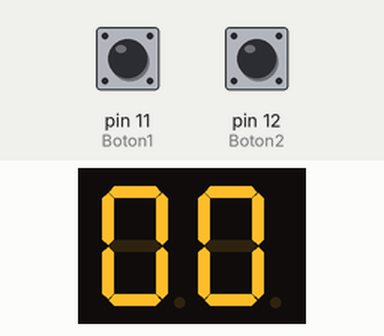
A sketch run on a simulated Arduino Uno, built with avr-gcc and run on an emulated ATmega328P. Parts: 2-digit seven-segment display. Wiring (inferred from the names in the program): 2-digit 7-segment display, segments lit when HIGH: segments pin 8, pin 7, pin 6, pin 5, pin 4, pin 3, pin 2; digit selects pin 9, pin 10. Inputs (shaded band) come from the test bench; at power-on: pin 11 (Boton1) LOW, pin 12 (Boton2) LOW. The segment pins are drawn as the display they are named for.

Above: at 1.2 s.
1.3 s: pin 11 (Boton1) pulled HIGH for 3.2 s
At 5.7 s:
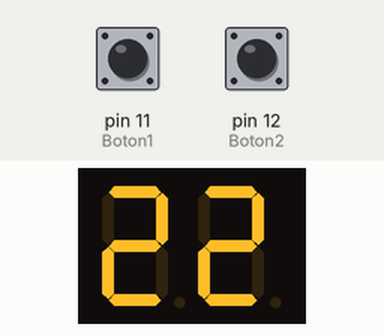
6.0 s: pin 12 (Boton2) pulled HIGH for 1 s
At 7.6 s:
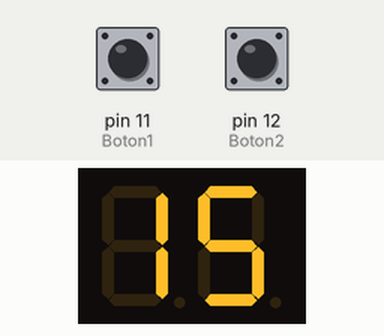
8.5 s: pin 12 (Boton2) pulled HIGH for 3.2 s
At 12.2 s:
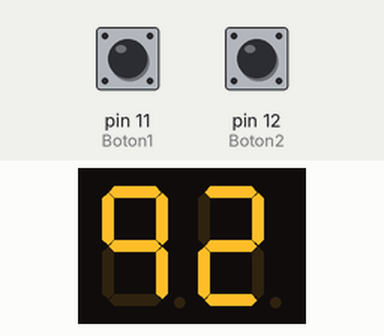
13.2 s: pin 11 (Boton1) pulled HIGH for 0.15 s
At 14.8 s:
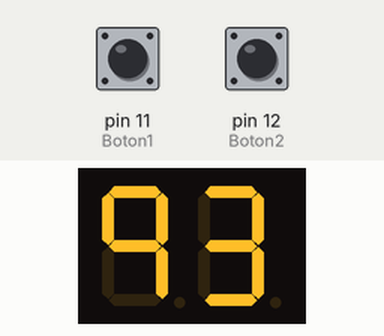
Timing chart, 0 to 15.8 s (numbered marks = the images above; inputs shaded):
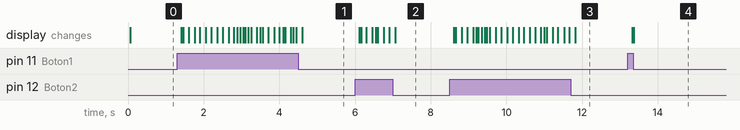

Measured:
- after the input at 1.3 s, the display: first changes after 0.10 s (image 1 shows a later state)
- after the input at 6.0 s, the display: first changes after 0.11 s (image 2 shows a later state)
- after the input at 8.5 s, the display: first changes after 0.11 s (image 3 shows a later state)
- after the input at 13.2 s, the display: first changes after 0.12 s (image 4 shows a later state)

The sketch:

TPLAB1_EJERCICIO_1.ino
```cpp
#define G 2
#define F 3
#define E 4
#define D 5
#define C 6
#define B 7
#define A 8
#define DIGITO1 9
#define DIGITO2 10
#define Boton1 11
#define Boton2 12

int contador = 0;
int maximo = 100;

void setup(){
 pinMode(G, OUTPUT);
 pinMode(F, OUTPUT);
 pinMode(E, OUTPUT);
 pinMode(D, OUTPUT);
 pinMode(C, OUTPUT);
 pinMode(B, OUTPUT);
 pinMode(A, OUTPUT);
 pinMode(DIGITO1, OUTPUT);
 pinMode(DIGITO2, OUTPUT);
 pinMode(Boton1 , INPUT);
 pinMode(Boton2 , INPUT);
}
void loop(){
  while(contador < maximo){
    if (digitalRead(Boton1) == HIGH){
 	contador ++;
      delay(100);
    }
    else if(digitalRead(Boton2) == HIGH){
      if (contador == 0){
      contador = 99;
      }
       if (contador != 0){
          contador --;
         delay(100);
       }
    }
    mostrar(contador);
}
  contador = 0;
}
void mostrar(int contador){
  int numero1;
  int numero2;

  numero2= contador/10;
  numero1= contador%10;

  digitalWrite(DIGITO1,HIGH);
  digitalWrite(DIGITO2,LOW);
  switch(numero1){
    case 0: cero(); break;
  	case 1: uno(); break;
  	case 2: dos(); break;
  	case 3: tres();break;
  	case 4: cuatro();break;
  	case 5: cinco(); break;
  	case 6: seis();break;
  	case 7: siete();break;
    case 8: ocho();break;
  	case 9: nueve();break;
  }
  delay(25);

  digitalWrite(DIGITO1,LOW);
  digitalWrite(DIGITO2,HIGH);
  switch(numero2){
    case 0: cero(); break;
  	case 1: uno(); break;
  	case 2: dos(); break;
  	case 3: tres();break;
  	case 4: cuatro();break;
  	case 5: cinco(); break;
  	case 6: seis();break;
  	case 7: siete();break;
    case 8: ocho();break;
  	case 9: nueve();break;
  }
  delay (25);
}

void cero(){
  digitalWrite(A, HIGH);
  digitalWrite(B, HIGH);
  digitalWrite(C, HIGH);
  digitalWrite(D, HIGH);
  digitalWrite(E, HIGH);
  digitalWrite(F, HIGH);
  digitalWrite(G, LOW);
}
void uno(){
  digitalWrite(A, LOW);
  digitalWrite(B, HIGH);
  digitalWrite(C, HIGH);
  digitalWrite(D, LOW);
  digitalWrite(E, LOW);
  digitalWrite(F, LOW);
  digitalWrite(G, LOW);
}
void dos(){
  digitalWrite(A, HIGH);
  digitalWrite(B, HIGH);
  digitalWrite(C, LOW);
  digitalWrite(D, HIGH);
  digitalWrite(E, HIGH);
  digitalWrite(F, LOW);
  digitalWrite(G, HIGH);
}
void tres(){
  digitalWrite(A, HIGH);
  digitalWrite(B, HIGH);
  digitalWrite(C, HIGH);
  digitalWrite(D, HIGH);
  digitalWrite(E, LOW);
  digitalWrite(F, LOW);
  digitalWrite(G, HIGH);
}
void cuatro(){
  digitalWrite(A, LOW);
  digitalWrite(B, HIGH);
  digitalWrite(C, HIGH);
  digitalWrite(D, LOW);
  digitalWrite(E, LOW);
  digitalWrite(F, HIGH);
  digitalWrite(G, HIGH);
}
void cinco(){
  digitalWrite(A, HIGH);
  digitalWrite(B, LOW);
  digitalWrite(C, HIGH);
  digitalWrite(D, HIGH);
  digitalWrite(E, LOW);
  digitalWrite(F, HIGH);
  digitalWrite(G, HIGH);
}
void seis(){
  digitalWrite(A, HIGH);
  digitalWrite(B, LOW);
  digitalWrite(C, HIGH);
  digitalWrite(D, HIGH);
  digitalWrite(E, HIGH);
  digitalWrite(F, HIGH);
  digitalWrite(G, HIGH);
}
void siete(){
  digitalWrite(A, HIGH);
  digitalWrite(B, HIGH);
  digitalWrite(C, HIGH);
  digitalWrite(D, LOW);
  digitalWrite(E, LOW);
  digitalWrite(F, LOW);
  digitalWrite(G, LOW);
}
void ocho(){
  digitalWrite(A, HIGH);
  digitalWrite(B, HIGH);
  digitalWrite(C, HIGH);
  digitalWrite(D, HIGH);
  digitalWrite(E, HIGH);
  digitalWrite(F, HIGH);
  digitalWrite(G, HIGH);
}
void nueve(){
  digitalWrite(A, HIGH);
  digitalWrite(B, HIGH);
  digitalWrite(C, HIGH);
  digitalWrite(D, LOW);
  digitalWrite(E, LOW);
  digitalWrite(F, HIGH);
  digitalWrite(G, HIGH);
}
```
